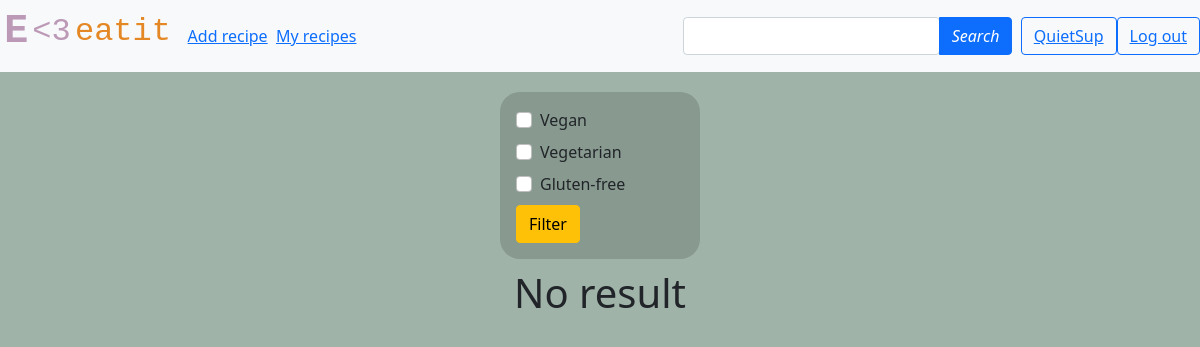
/filter/ (signed in), run on the app's committed database.
### recipes/models.py (models this page shows, shortened)
class Category(models.Model):
    name = models.CharField(max_length=20, unique=True)
    class Meta:
        verbose_name_plural = 'Categories'

### recipes/views.py (the view)
# urls.py: path('filter/', FilterRecipes.as_view(), name='filter'),
class FilterRecipes(DataMixin, ListView):
    model = Recipe
    template_name = 'recipes/index.html'
    context_object_name = 'recipes'
    def get_context_data(self, *, object_list=None, **kwargs):
        context = super().get_context_data(**kwargs)
        context['cats'] = Category.objects.all()
        return context
    def get_queryset(self):
        cate = self.request.GET.getlist("cat")
        queryset = Recipe.objects.filter(cat__in=cate).annotate(num_tags=Count('cat')).filter(num_tags=len(cate))
        return queryset.distinct()

### recipes/templates/recipes/index.html (shortened to what this page needs)
{% extends 'recipes/base.html' %}
{% load static %}
{% block content %}
    <div class="container">
        <div align="center">
<div style="margin-top: 20px; margin-bottom: 10px; background-color: #88998f; width: 200px; text-align: left; border: 1rem solid transparent; border-radius: 20px;" >
<form action="{% url 'filter' %}" method="get">
    {% for cat in cats %}
        <div class="form-check">
              <input class="form-check-input" type="checkbox" value="{{ cat.pk }}" name="cat">
                  <label class="form-check-label" for="flexCheckDefault">
                      <h6>{{ cat.name }}</h6>
              </label>
        </div>
    {% endfor %}
    <button type="submit" class="btn btn-warning">Filter</button>
    </div>
    {% for item in recipes %}
        <div style="margin-left: 10%; width: 80%; background-color: #ecc8c9; margin-top: 10px; margin-bottom: 10px; border-radius: 60px" align="center">
    <div class="card" style="width: 40%;  line-height: 0.75;" >
        <a href="{% url 'post' item.pk %}"><img src="{{item.photo.url}}" class="card-img-top"></a>
      <div class="card-body" style="text-align: left;">
          <p class="card-text"><h3> <a href="{% url 'post' item.pk %}">{{ item.name }}</a> </h3>
      <h6>Tags:</h6>
          <p>{% for c in item.cat.all %}
              {{ c.name }}
              {% endfor %}</p>
      <h6>Ingredients:</h6>
        <p>{% for ing in item.ingr.all %}
              {{ ing.name }}
              {% endfor %}</p>
          <p><i>{{ item.content|truncatewords:30 }} </i></p>
      </div>
    </div></div>
         {% empty %}
        <h1>No result</h1>
    {% endfor %}
    </div>
{% endblock content %}

### recipes/templates/recipes/base.html (shortened to what this page needs)
{% load static %}
<!doctype html>
<html lang="en">
<head>
    <link href="https://cdn.jsdelivr.net/npm/bootstrap@5.0.2/dist/css/bootstrap.min.css" rel="stylesheet">
      <head>
</head>
  </head>
  <body>
        <header class="mb-auto" >
            <nav class="navbar navbar-expand-lg navbar-light bg-light">
                &nbsp<h1 style="font-family:Courier New; font-weight: bold;"><a href="{% url '' %}" class="pluslink" style="color:#bb99b7">E</a></h1>&nbsp;
                <h2 style="font-family:Courier New;"><a href="{% url '' %}" class="pluslink" style="color:#bb99b7"><3</a></h2>&nbsp;
                <h2 style="font-family:Courier New"><a href="{% url '' %}" class="pluslink" style="color: #e48826">eatit</a></h2>&nbsp;&nbsp;&nbsp;&nbsp;
  <div class="collapse navbar-collapse" id="navbarText">
    <ul class="navbar-nav mr-auto">
        <a class="nav-item" href="{% url 'add_recipe' %}" >Add recipe</a> &nbsp;&nbsp;
        <a class="nav-item" href="{% url 'my_recipes' %}" >My recipes</a> &nbsp;&nbsp;
    </ul>
        <div class="btn-group navbar-nav ms-auto" role="group" aria-label="Basic example">
            <form action="{% url 'search' %}" method="get">
                    <div class="input-group ps-5">
                  <div id="navbar-search-autocomplete" class="form-outline">
                    <input type="search" id="form1" name="q" class="form-control" />
                  </div>
                  <button type="submit" class="btn btn-primary">
                    <i class="fas fa-search"> Search</i>
                  </button>
                    </div>
            </form> &nbsp;&nbsp;
        </div>
      {% if request.user.is_authenticated %}
            <button type="button" class="btn btn-outline-primary" ><a href="{% url 'login' %}" class="nav-item">{{ user.username }}</a></button>
        <button type="button" class="btn btn-outline-primary" ><a href="{% url 'logout' %}" class="nav-item">Log out</a></button>
      {% else %}
            <button type="button" class="btn btn-outline-primary" ><a href="{% url 'login' %}" class="nav-item">Log in</a></button>
        <button type="button" class="btn btn-outline-primary" ><a href="{% url 'register' %}" class="nav-item">Sign up</a></button>
      {% endif %}
        </div>
        </header>
  {% block content %} {% endblock content %}
  </body>
</html>

### recipes/templates/recipes/base.html (style rules this page uses)
.pluslink, .pluslink:visited,.pluslink:hover,.pluslink:active { text-decoration:none; }
html, body { height: 100%; margin: 0; background: #a0b3a8; }

### data on the page
Category: name "Vegan"
Category: name "Vegetarian"
Category: name "Gluten-free"

### other printed values
{{ user.username }} "QuietSup"
